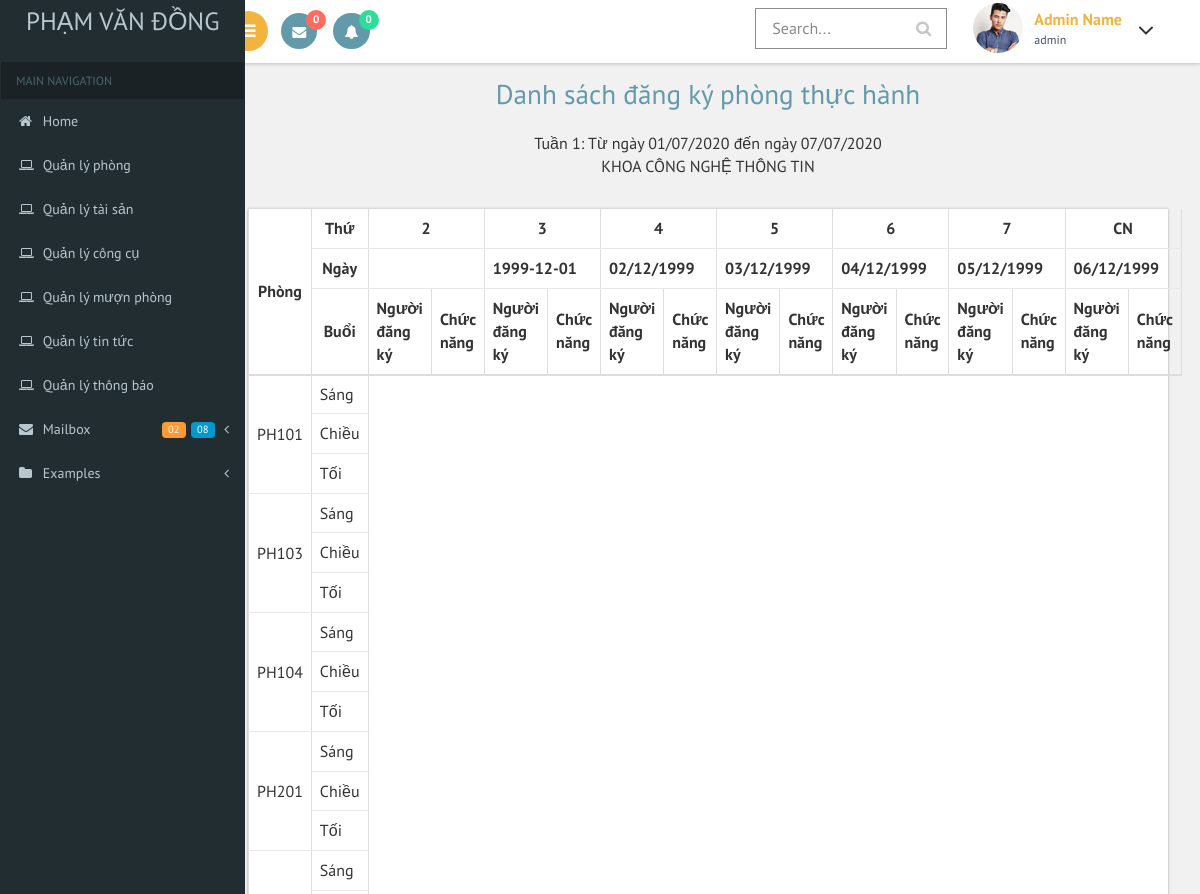
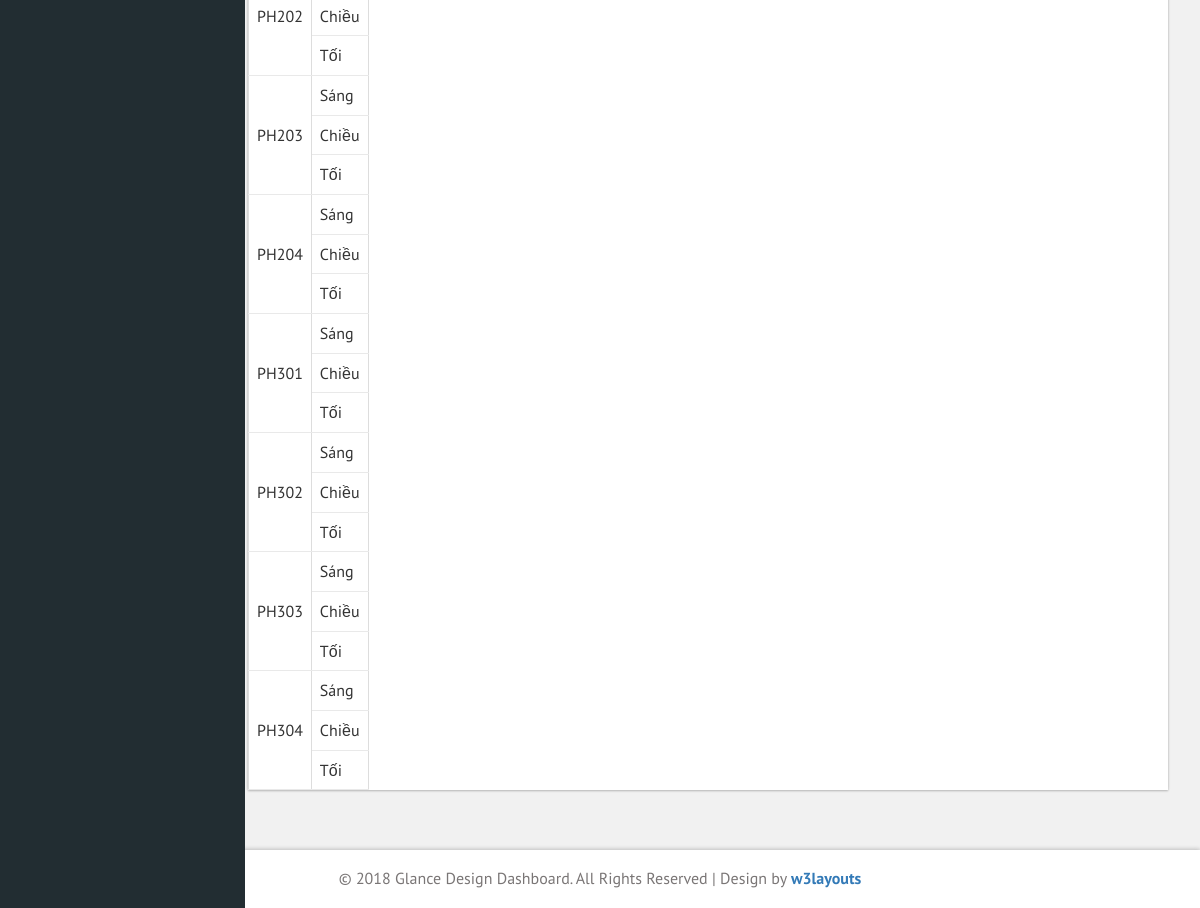
Page /managerBorrowRoom/listBorrowRoom5.php (signed in) on the committed database (2 pictures, top to bottom).
### tables this page shows
CREATE TABLE `room` (
  `roomid` varchar(20) NOT NULL,
  `roomname` varchar(200) NOT NULL,
  `location` varchar(30) NOT NULL,
  `function` varchar(50) NOT NULL,
  `note` varchar(200) NOT NULL
);

### managerBorrowRoom/listBorrowRoom5.php (the view, shortened to what this page needs)
<?php
$role = $_SESSION['role'];
if ($role == 'admin') {
?>
<!DOCTYPE HTML>
<html>
<head>
<link href="../css/bootstrap.css" rel='stylesheet' type='text/css' />
<link rel="stylesheet"  type='text/css' href="../css/dataTables.bootstrap4.min.css" />
<link href="../css/style.css" rel='stylesheet' type='text/css' />
<link href="../css/font-awesome.css" rel="stylesheet">
 <link href='../css/SidebarNav.min.css' media='all' rel='stylesheet' type='text/css'/>
<link href="../css/custom.css" rel="stylesheet">
</head>
	<?php
		$date = $_GET['date'];
		$ngay = substr($date,0,2);
		$thang = substr($date,3,2);
		$nam = substr($date,6,10);
		$dateint1 = mktime(0, 0, 0, $thang, ($ngay + 1), $nam);
		$datesql1 =  date('Y-m-d', $dateint1);
		$dateint2 = mktime(0, 0, 0, $thang, ($ngay + 2), $nam);
		$date2 =  date('d/m/Y', $dateint2);
		$dateint3 = mktime(0, 0, 0, $thang, ($ngay + 3), $nam);
		$date3 =  date('d/m/Y', $dateint3);
		$dateint4 = mktime(0, 0, 0, $thang, ($ngay + 4), $nam);
		$date4 =  date('d/m/Y', $dateint4);
		$dateint5 = mktime(0, 0, 0, $thang, ($ngay + 5), $nam);
		$date5 =  date('d/m/Y', $dateint5);
		$dateint6 = mktime(0, 0, 0, $thang, ($ngay + 6), $nam);
		$date6 =  date('d/m/Y', $dateint6);
	?>
<body class="cbp-spmenu-push">
	<div class="main-content">
		<?php
			include "header_admin.php";
			include "menu_admin.php";
		?>
		<div id="page-wrapper">
			<div class="main-page">
					<h2 class="title1" style="text-align: center;">Danh sách đăng ký phòng thực hành</h2>
                    <p style="text-align: center;">Tuần 1: Từ ngày 01/07/2020 đến ngày 07/07/2020</p>
                    <p style="text-align: center;">KHOA CÔNG NGHỆ THÔNG TIN</p>
					<div class="bs-example widget-shadow" data-example-id="bordered-table">
						<table class="table table-bordered" style="border: 1px;">
							<tdead>
								<tr>
									<td rowspan="3"  style="text-align: center;"><b>Phòng</b></td>
									<td style="text-align: center;"><b>Thứ</b></td>
									<td colspan="2" style="text-align: center;"><b>2</b></td>
									<td colspan="2" style="text-align: center;"><b>3</b></td>
									<td colspan="2" style="text-align: center;"><b>4</b></td>
									<td colspan="2" style="text-align: center;"><b>5</b></td>
									<td colspan="2" style="text-align: center;"><b>6</b></td>
                                    <td colspan="2" style="text-align: center;"><b>7</b></td>
									<td colspan="2" style="text-align: center;"><b>CN</b></td>
								</tr>
                                <tr>
									<td style="text-align: center;"><b>Ngày</b></td>
									<td colspan="2"><b><?php echo $date; ?></b></td>
									<td colspan="2"><b><?php echo $datesql1; ?></b></td>
									<td colspan="2"><b><?php echo $date2; ?></b></td>
									<td colspan="2"><b><?php echo $date3; ?></b></td>
									<td colspan="2"><b><?php echo $date4; ?></b></td>
                                    <td colspan="2"><b><?php echo $date5; ?></b></td>
									<td colspan="2"><b><?php echo $date6; ?></b></td>
								</tr>
                                <tr>
									<td style="text-align: center;"><b>Buổi</b></td>
									<td><b>Người đăng ký</b></td>
									<td><b>Chức năng</b></td>
									<td><b>Người đăng ký</b></td>
									<td><b>Chức năng</b></td>
									<td><b>Người đăng ký</b></td>
									<td><b>Chức năng</b></td>
									<td><b>Người đăng ký</b></td>
									<td><b>Chức năng</b></td>
									<td><b>Người đăng ký</b></td>
									<td><b>Chức năng</b></td>
									<td><b>Người đăng ký</b></td>
									<td><b>Chức năng</b></td>
									<td><b>Người đăng ký</b></td>
									<td><b>Chức năng</b></td>
								</tr>
							</tdead>
							<tbody>
									<?php
											$sqlRoom = "select * from room where function = 'Phòng thực hành'";
											$resutRoom =mysqli_query($link,$sqlRoom);
											while($rs=mysqli_fetch_array($resutRoom))
									    {
									?>
									<tr>
										<td rowspan="4">
											<?php echo $rs["roomid"];
											?>
										</td>
										<tr>
											<td >Sáng</td>
										</tr>
										<tr>
											<td >Chiều</td>
										</tr>
										<tr>
											<td >Tối</td>
										</tr>
									</tr>
									<?php
										}
									?>
							</tbody>
						</table>
				</div>
			</div>
		</div>
		<?php include "footer_admin.php"; ?>
	</div>
</body>
</html>
<?php
}else{
  session_destroy();
  echo("<script > alert('Bạn không đủ quyền truy cập vào trang này!');
  window.location='../index.php';</script>");
}
?>

### css/custom.css (style rules this page uses)
#page-wrapper { padding:5em 2em 2.5em; background-color: #F1F1F1; }

### rows in the picture
room: roomid "PH101"
room: roomid "PH103"
room: roomid "PH104"
room: roomid "PH201"
room: roomid "PH202"
room: roomid "PH203"
room: roomid "PH204"
room: roomid "PH301"
room: roomid "PH302"
room: roomid "PH303"
room: roomid "PH304"

### other values in the picture
$count "0"
$countnoti "0"
$user "admin"
$datesql1 "1999-12-01"
$date2 "02/12/1999"
$date3 "03/12/1999"
$date4 "04/12/1999"
$date5 "05/12/1999"
$date6 "06/12/1999"
